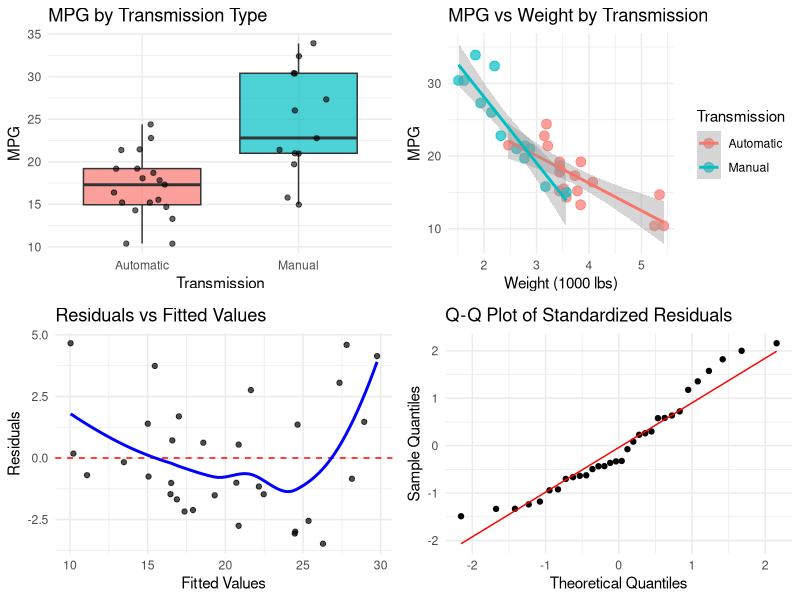
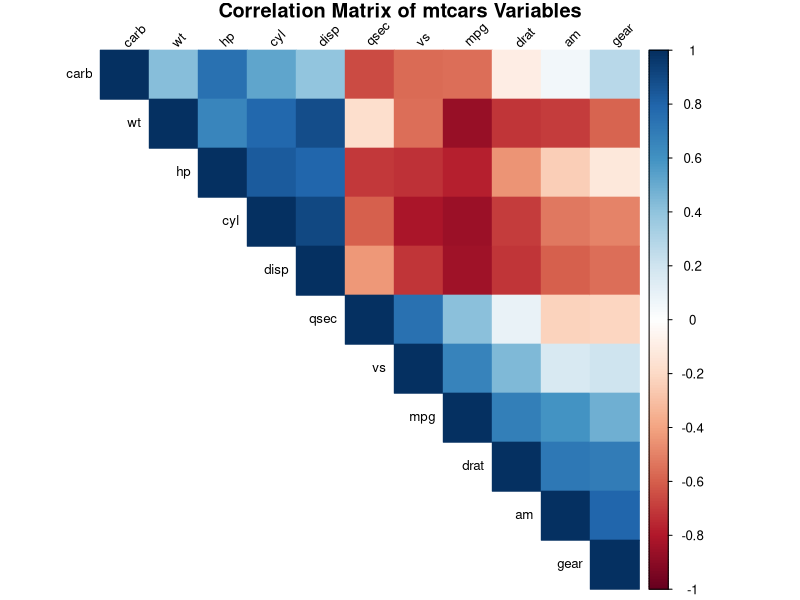

These charts were generated, in order, by the following R code:
## ---- chunk 1
knitr::opts_chunk$set(echo = FALSE, warning = FALSE, message = FALSE, 
                      fig.height = 4, fig.width = 6, fig.align = "center")
install.packages("ggplot2") 
install.packages("dplyr")
install.packages("gridExtra")
install.packages("car") 

library(ggplot2)
library(dplyr)
library(gridExtra)
library(car)
set.seed(123)
## ---- chunk 2
# Load and prepare data
data(mtcars)
mtcars$am_factor <- factor(mtcars$am, levels = c(0, 1), labels = c("Automatic", "Manual"))
mtcars$cyl_factor <- factor(mtcars$cyl)
mtcars$vs_factor <- factor(mtcars$vs, levels = c(0, 1), labels = c("V-shaped", "Straight"))

# Basic statistics
auto_cars <- mtcars[mtcars$am == 0, ]
manual_cars <- mtcars[mtcars$am == 1, ]

cat("Dataset Summary:\n")
cat("Total cars:", nrow(mtcars), "\n")
cat("Automatic transmission:", nrow(auto_cars), "cars\n")
cat("Manual transmission:", nrow(manual_cars), "cars\n")
cat("\nMPG Statistics:\n")
cat("Automatic - Mean:", round(mean(auto_cars$mpg), 2), "MPG\n")
cat("Manual - Mean:", round(mean(manual_cars$mpg), 2), "MPG\n")
cat("Raw difference:", round(mean(manual_cars$mpg) - mean(auto_cars$mpg), 2), "MPG\n")
## ---- chunk 3
# Perform t-test
t_result <- t.test(mpg ~ am_factor, data = mtcars, var.equal = FALSE)
print(t_result)
## ---- chunk 4
# Model selection process
# Start with correlation analysis
correlations <- cor(mtcars[, c("mpg", "cyl", "disp", "hp", "drat", "wt", "qsec", "vs", "am", "gear", "carb")])
mpg_cors <- correlations[,"mpg"]
mpg_cors_sorted <- sort(abs(mpg_cors), decreasing = TRUE)
cat("Variables most correlated with MPG:\n")
print(round(mpg_cors_sorted, 3))

# Build models sequentially
model1 <- lm(mpg ~ am_factor, data = mtcars)
model2 <- lm(mpg ~ am_factor + wt, data = mtcars)
model3 <- lm(mpg ~ am_factor + wt + qsec, data = mtcars)
model4 <- lm(mpg ~ am_factor + wt + qsec + hp, data = mtcars)

# Compare models
anova_result <- anova(model1, model2, model3, model4)
print(anova_result)
## ---- chunk 5
# Final model selection
final_model <- lm(mpg ~ am_factor + wt + qsec, data = mtcars)
summary(final_model)

# Model diagnostics
cat("\nModel Diagnostics:\n")
cat("Adjusted R-squared:", round(summary(final_model)$adj.r.squared, 3), "\n")
cat("Residual Standard Error:", round(summary(final_model)$sigma, 2), "\n")

# Check for multicollinearity
vif_values <- vif(final_model)
cat("Variance Inflation Factors:\n")
print(round(vif_values, 2))
## ---- chunk 6

# Residual analysis
residuals_df <- data.frame(
  fitted = fitted(final_model),
  residuals = residuals(final_model),
  standardized = rstandard(final_model)
)

# Check for normality of residuals
shapiro_test <- shapiro.test(residuals(final_model))
cat("Shapiro-Wilk normality test p-value:", round(shapiro_test$p.value, 3), "\n")

if(shapiro_test$p.value > 0.05) {
  cat("Residuals are approximately normal (p > 0.05)\n")
} else {
  cat("Some deviation from normality detected\n")
}

# Identify influential points
influential <- which(abs(rstandard(final_model)) > 2)
if(length(influential) > 0) {
  cat("Potentially influential observations:", names(influential), "\n")
} else {
  cat("No extreme outliers detected\n")
}

## ---- chunk 7
# Create comprehensive visualization
p1 <- ggplot(mtcars, aes(x = am_factor, y = mpg, fill = am_factor)) +
  geom_boxplot(alpha = 0.7) +
  geom_jitter(width = 0.2, alpha = 0.6) +
  labs(title = "MPG by Transmission Type", x = "Transmission", y = "MPG") +
  theme_minimal() +
  theme(legend.position = "none")

p2 <- ggplot(mtcars, aes(x = wt, y = mpg, color = am_factor)) +
  geom_point(size = 3, alpha = 0.7) +
  geom_smooth(method = "lm", se = TRUE) +
  labs(title = "MPG vs Weight by Transmission", x = "Weight (1000 lbs)", y = "MPG", color = "Transmission") +
  theme_minimal()

p3 <- ggplot(residuals_df, aes(x = fitted, y = residuals)) +
  geom_point(alpha = 0.7) +
  geom_hline(yintercept = 0, linetype = "dashed", color = "red") +
  geom_smooth(method = "loess", se = FALSE, color = "blue") +
  labs(title = "Residuals vs Fitted Values", x = "Fitted Values", y = "Residuals") +
  theme_minimal()

p4 <- ggplot(residuals_df, aes(sample = standardized)) +
  stat_qq() +
  stat_qq_line(color = "red") +
  labs(title = "Q-Q Plot of Standardized Residuals", x = "Theoretical Quantiles", y = "Sample Quantiles") +
  theme_minimal()

# Arrange plots
grid.arrange(p1, p2, p3, p4, ncol = 2)
## ---- chunk 8
# Correlation heatmap
library(corrplot)
cor_matrix <- cor(mtcars[, c("mpg", "cyl", "disp", "hp", "drat", "wt", "qsec", "vs", "am", "gear", "carb")])
corrplot(cor_matrix, method = "color", type = "upper", order = "hclust", 
         tl.cex = 0.8, tl.col = "black", tl.srt = 45,
         title = "Correlation Matrix of mtcars Variables", mar = c(0,0,1,0))
## ---- chunk 9
# Detailed model comparison table
model_comparison <- data.frame(
  Model = c("Transmission Only", "Transmission + Weight", "Transmission + Weight + QSec"),
  R_squared = c(summary(model1)$r.squared, summary(model2)$r.squared, summary(final_model)$r.squared),
  Adj_R_squared = c(summary(model1)$adj.r.squared, summary(model2)$adj.r.squared, summary(final_model)$adj.r.squared),
  Manual_Coefficient = c(coef(model1)[2], coef(model2)[2], coef(final_model)[2]),
  P_value = c(summary(model1)$coefficients[2,4], summary(model2)$coefficients[2,4], summary(final_model)$coefficients[2,4])
)

knitr::kable(model_comparison, digits = 3, caption = "Model Comparison Summary")
